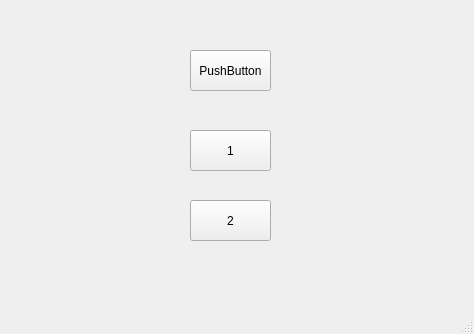
<?xml version="1.0" encoding="UTF-8"?>
<ui version="4.0">
 <class>Task_1_UI</class>
 <widget class="QMainWindow" name="Task_1_UI">
  <property name="geometry">
   <rect>
    <x>0</x>
    <y>0</y>
    <width>474</width>
    <height>334</height>
   </rect>
  </property>
  <property name="windowTitle">
   <string>Bico_QWidgetThread_UI_Example</string>
  </property>
  <widget class="QWidget" name="centralwidget">
   <widget class="QPushButton" name="pushButton">
    <property name="geometry">
     <rect>
      <x>190</x>
      <y>50</y>
      <width>81</width>
      <height>41</height>
     </rect>
    </property>
    <property name="text">
     <string>PushButton</string>
    </property>
   </widget>
   <widget class="QPushButton" name="pushButton_2">
    <property name="geometry">
     <rect>
      <x>190</x>
      <y>130</y>
      <width>81</width>
      <height>41</height>
     </rect>
    </property>
    <property name="text">
     <string>1</string>
    </property>
   </widget>
   <widget class="QPushButton" name="pushButton_3">
    <property name="geometry">
     <rect>
      <x>190</x>
      <y>200</y>
      <width>81</width>
      <height>41</height>
     </rect>
    </property>
    <property name="text">
     <string>2</string>
    </property>
   </widget>
  </widget>
  <widget class="QMenuBar" name="menubar">
   <property name="geometry">
    <rect>
     <x>0</x>
     <y>0</y>
     <width>474</width>
     <height>22</height>
    </rect>
   </property>
  </widget>
  <widget class="QStatusBar" name="statusbar"/>
 </widget>
 <resources/>
 <connections/>
</ui>
